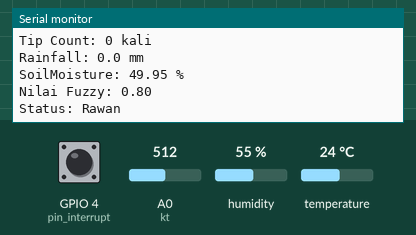
This sketch was run on a simulated ESP8266 (NodeMCU). Parts: the last lines printed to the serial monitor. Inputs (shaded band) come from the test bench; at power-on: temperature 24 °C, humidity 55 %, A0 (kt) = 512, GPIO 4 (pin_interrupt) HIGH.

Above: at 3.9 s.
4.0 s: temperature set to 27 °C
At 6.2 s:
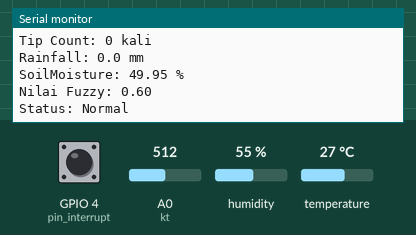
15.1 s: humidity set to 46 %
17.1 s: humidity set to 43 %
At 18.8 s:
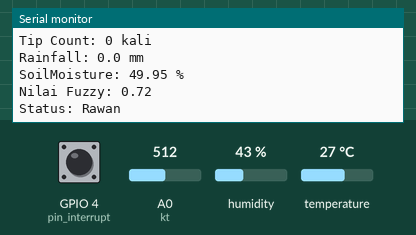
19.1 s: A0 (kt) set to 342
21.1 s: A0 (kt) set to 308
At 21.1 s:
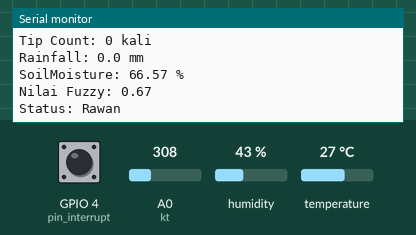
Timing chart, 0 to 24.1 s (numbered marks = the images above; inputs shaded):
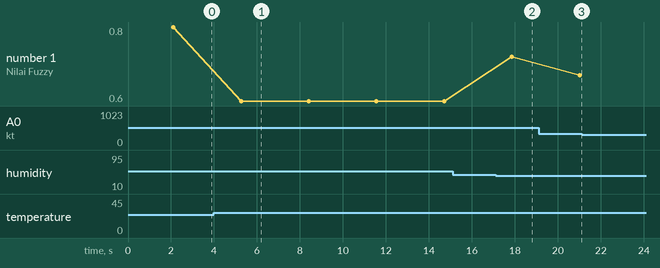

The sketch:

BISMILLAHSEMHAS.ino
```cpp
#include <Adafruit_Sensor.h>
#include <DHT.h>
#include <DHT_U.h>
#define DHTPIN 2   // Pinout Sensor DHT
#define DHTTYPE DHT11     // Jenis Sensor DHT 11

#define THINGER_SERIAL_DEBUG
#include <ThingerESP8266.h>
#include "arduino_secrets.h" // attach File settingan wifi & Thinger.io
ThingerESP8266 thing(USERNAME, DEVICE_ID, DEVICE_CREDENTIAL);

// Deklarasi Data Sensor Hujan
const int pin_interrupt = 4; //  Pinout Sensor Curah Hujan Menggunakan pin interrupt
long int jumlah_tip = 0;
long int temp_jumlah_tip = 0;
float ch = 0.00;
float milimeter_per_tip = 0.70;
volatile boolean flag = false;
uint32_t delayMS;

DHT_Unified dht(DHTPIN, DHTTYPE); //Deklarasi Pin DHT 11
float su, ku;

const int kt = A0; // Pinout Sensor Soil
float kth;
float Zch1 = 0.00;
float Zch2 = 0.00;
float Zch = 0.00;
String kondisifuzzy;

#include <TimeLib.h>
#include <TimeAlarms.h>
#define resetuno 13
AlarmId id;


void setup() {
  Serial.begin(9600);
  setupdht();
  setupwifi();

  pinMode(resetuno,OUTPUT);
  digitalWrite(resetuno,HIGH);

  setTime(0,0,0,1,1,22); // set time to Saturday 0:00:00am Jan 1 2022
  //Alarm.timerRepeat(20, membuatkosong);
   Alarm.alarmRepeat(24,00,0, membuatkosong);  // 24:00 every day
}

void loop() {
  thing.handle(); //Things.io command
  hujan();
  suhukelembaban();
  tanah();
  fuzzy();
  keterangan();
  Serial.println("-------------------");
  Serial.print("Time Now:   "); digitalClockDisplay();
  Serial.println("-------------------");
  Serial.println();
  printserial();
  kirimdata();
  delay(1000);
  Alarm.delay(1);
}

void printserial(){
  Serial.print(F("Temperature: "));
  Serial.print(su);
  Serial.println(F("°C"));
  Serial.print(F("Humidity: "));
  Serial.print(ku);
  Serial.println(F("%"));
  Serial.print("Tip Count: ");
  Serial.print(jumlah_tip);
  Serial.println(" kali ");
  Serial.print("Rainfall: ");
  Serial.print(ch, 1);
  Serial.println(" mm");
  Serial.print("SoilMoisture: ");
  Serial.print(kth);
  Serial.println(" %");
  Serial.print("Nilai Fuzzy: ");
  Serial.println(Zch);
  Serial.print("Status: ");
  Serial.println(kondisifuzzy);
}

void kirimdata(){
  //Kirim Data Ke Thinger.io
    thing["sensor"] >> [](pson& out){
    out["humidity"] = ku;
    out["celsius"] = su;
    out["soilmoisture"] = kth;
    out["curah_hujan"] = ch, 1;
    out["nilai_fuzzy"] = Zch;
    out["kondisifuzzy"] = kondisifuzzy;
  };
}

void setupwifi(){
  //Setup buat Jaringan Wifi
  pinMode(LED_BUILTIN, OUTPUT); //set builtin led as output
  thing.add_wifi(SSID, SSID_PASSWORD); // add WiFi credentials
  thing["led"] << digitalPin(LED_BUILTIN); // digital pin control example (i.e. turning on/off a light, a relay, configuring a parameter, etc)
  //thing["millis"] >> outputValue(millis()); // resource output example (i.e. reading a sensor value)
}

void digitalClockDisplay() {
  // digital clock display of the time
  Serial.print(hour());
  printDigits(minute());
  printDigits(second());
  Serial.println();
}

void membuatkosong(){
  kirimemail();
  Serial.println("[------------]");
  Serial.println("[ Ganti Hari ]");
  Serial.println("[------------]");
  ch=0;
  jumlah_tip=0;
}

void printDigits(int digits) {
  Serial.print(":");
  if (digits < 10)
    Serial.print('0');
  Serial.print(digits);
}

void keterangan(){
  if (Zch<= 0.3)
  kondisifuzzy = "Rendah";
    else if (Zch>0.3 and Zch<=0.66)
   kondisifuzzy = "Normal";
      else if (Zch> 0.66)
      kondisifuzzy = "Rawan";
}

void kirimemail(){
  if (Zch<= 0.3)
  thing.call_endpoint("status_Rendah");
    else if (Zch>0.3 and Zch<=0.66)
   thing.call_endpoint("status_Normal");
       else if (Zch> 0.66)
      thing.call_endpoint("status_Rawan");
}
```

arduino_secrets.h
```cpp
#define USERNAME "inoty"
#define DEVICE_ID "esp"
#define DEVICE_CREDENTIAL "4TgNdMBLSCuhKCQm"

#define SSID "iPhone"
#define SSID_PASSWORD "Iphone7Pro"
```

fuzzy.ino
```cpp
void fuzzy() {
//coding Perhitungan Fuzzy
  float kur, kus, kut, sur, sus, sut;
  float ku1, ku2, ku3, ku4, ku5, ku6, ku7, ku8, ku9;
  float nu, chr, chs, cht, nur, nus, nut, ktr, kts, ktt;
  float chr1, chr2, chr3, chr4, chr5, chr6, chr7, chr8, chr9, chs1, chs2,
        chs3, chs4, chs5, chs6, chs7, chs8, chs9, cht1, cht2, cht3, cht4, cht5,
        cht6, cht7, cht8, cht9;

    if (ku <= 40){kur=1;}
    else if (ku <= 45){kur = (45-ku)/(45-40);}
    else {kur = 0;}

    if (ku <= 40 or ku >= 70){kus = 0;}
    else if (ku <= 45){kus = (ku-40)/(45-40);}
    else if (ku >= 65){kus = (70-ku)/(70-65);}
    else {kus = 1;}

    if(ku <=65){kut = 0;}
    else if (ku <=70){ kut=(ku-65)/(70-65);}
    else {kut = 1;}

    if (su <= 22){sur = 1;}
    else if (su <= 25){sur = (25-50)/(25-22);}
    else {sur = 0;}

    if (su<= 22 or su>= 36){sus = 0;}
    else if (su <= 29){sus = (su-22)/(29-22);}
    else if (su >= 29){sus = (36-su)/(36-29);}

    if (su <= 33){sut = 0;}
    else if (su<= 38){sut = (su-33)/(38-33);}
    else {sut = 1;}

    ku1 = min(kut,sur);
    ku2 = min(kus,sur);
    ku3 = min(kur,sur);
    ku4 = min(kut,sus);
    ku5 = min(kus,sus);
    ku6 = min(kur,sus);
    ku7 = min(kut,sut);
    ku8 = min(kus,sut);
    ku9 = min(kur,sut);

    nu = (ku1*0.3+ku2*0.3+ku3*0.6+ku4*0.3+ku5*0.6+ku6*0.9+ku7*0.6+ku8*0.9+ku9*0.9)/(ku1+ku2+ku3+ku4+ku5+ku6+ku7+ku8+ku9)*100;

    if (ch <= 40){chr=1;}
    else if (ch <= 45){chr = (45-ch)/(45-40);}
    else {chr = 0;}

    if (ch <= 40 or ch >= 70){chs = 0;}
    else if (ch <= 45){chs = (ch-40)/(45-40);}
    else if (ch >= 65){chs = (70-ch)/(70-65);}
    else {chs = 1;}

    if(ch <=65){cht = 0;}
    else if (ch <=70){ cht=(ch-65)/(70-65);}
    else {cht = 1;}

    if (kth <= 55){ktr=1;}
    else if (kth <= 60){ktr = (60-kth)/(60-55);}
    else {ktr = 0;}

    if (kth <= 55 or kth >= 70){kts = 0;}
    else if (kth <= 60){kts = (kth-55)/(60-55);}
    else if (kth >= 65){kts = (70-kth)/(70-65);}
    else {kts = 1;}

    if(kth <=65){ktt = 0;}
    else if (kth <=70){ ktt=(kth-65)/(70-65);}
    else {ktt = 1;}

    if (nu <= 30){nur=1;}
    else if (nu <= 60){nur = (60-nu)/(60-30);}
    else {nur = 0;}

    if (nu<= 30 or nu>= 90){nus = 0;}
    else if (nu <= 60){nus = (nu-30)/(60-30);}
    else if (nu >= 60){nus = (90-nu)/(90-60);}

    if(nu <=60){nut = 0;}
    else if (nu <=90){ nut=(nu-60)/(90-60);}
    else {nut = 1;}

    chr1 =  min(min(ktr ,nur ), chr)*0.9;
    chr2 =  min(min(kts ,nur ), chr)*0.6;
    chr3 =  min(min(ktt ,nur ), chr)*0.6;
    chr4 =  min(min(ktr ,nus ), chr)*0.6;
    chr5 =  min(min(kts ,nus ), chr)*0.6;
    chr6 =  min(min(ktt ,nus ), chr)*0.6;
    chr7 =  min(min(ktr ,nut ), chr)*0.9;
    chr8 =  min(min(kts ,nut ), chr)*0.9;
    chr9 =  min(min(ktt ,nut ), chr)*0.6;

    chs1 =  min(min(ktr ,nur ), chs)*0.6;
    chs2 =  min(min(kts ,nur ), chs)*0.3;
    chs3 =  min(min(ktt ,nur ), chs)*0.3;
    chs4 =  min(min(ktr ,nus ), chs)*0.6;
    chs5 =  min(min(kts ,nus ), chs)*0.6;
    chs6 =  min(min(ktt ,nus ), chs)*0.6;
    chs7 =  min(min(ktr ,nut ), chs)*0.6;
    chs8 =  min(min(kts ,nut ), chs)*0.6;
    chs9 =  min(min(ktt ,nut ), chs)*0.6;

    cht1 =  min(min(ktr ,nur ), cht)*0.3;
    cht2 =  min(min(kts ,nur ), cht)*0.3;
    cht3 =  min(min(ktt ,nur ), cht)*0.3;
    cht4 =  min(min(ktr ,nus ), cht)*0.6;
    cht5 =  min(min(kts ,nus ), cht)*0.3;
    cht6 =  min(min(ktt ,nus ), cht)*0.3;
    cht7 =  min(min(ktr ,nut ), cht)*0.6;
    cht8 =  min(min(kts ,nut ), cht)*0.6;
    cht9 =  min(min(ktt ,nut ), cht)*0.6;

    Zch1 = chr1+ chr2+ chr3+ chr4+ chr5+ chr6+ chr7+ chr8+ chr9+ chs1+ chs2+
    chs3+ chs4+ chs5+ chs6+ chs7+ chs8+ chs9+ cht1+ cht2+ cht3+ cht4+ cht5+
    cht6+ cht7+ cht8+ cht9;

    chr1 =  min(min(ktr ,nur ), chr);
    chr2 =  min(min(kts ,nur ), chr);
    chr3 =  min(min(ktt ,nur ), chr);
    chr4 =  min(min(ktr ,nus ), chr);
    chr5 =  min(min(kts ,nus ), chr);
    chr6 =  min(min(ktt ,nus ), chr);
    chr7 =  min(min(ktr ,nut ), chr);
    chr8 =  min(min(kts ,nut ), chr);
    chr9 =  min(min(ktt ,nut ), chr);

    chs1 =  min(min(ktr ,nur ), chs);
    chs2 =  min(min(kts ,nur ), chs);
    chs3 =  min(min(ktt ,nur ), chs);
    chs4 =  min(min(ktr ,nus ), chs);
    chs5 =  min(min(kts ,nus ), chs);
    chs6 =  min(min(ktt ,nus ), chs);
    chs7 =  min(min(ktr ,nut ), chs);
    chs8 =  min(min(kts ,nut ), chs);
    chs9 =  min(min(ktt ,nut ), chs);

    cht1 =  min(min(ktr ,nur ), cht);
    cht2 =  min(min(kts ,nur ), cht);
    cht3 =  min(min(ktt ,nur ), cht);
    cht4 =  min(min(ktr ,nus ), cht);
    cht5 =  min(min(kts ,nus ), cht);
    cht6 =  min(min(ktt ,nus ), cht);
    cht7 =  min(min(ktr ,nut ), cht);
    cht8 =  min(min(kts ,nut ), cht);
    cht9 =  min(min(ktt ,nut ), cht);

    Zch2 = chr1+ chr2+ chr3+ chr4+ chr5+ chr6+ chr7+ chr8+ chr9+ chs1+ chs2+
    chs3+ chs4+ chs5+ chs6+ chs7+ chs8+ chs9+ cht1+ cht2+ cht3+ cht4+ cht5+
    cht6+ cht7+ cht8+ cht9;

    Zch = Zch1/Zch2;
}
```

sensor_hujan.ino
```cpp
void ICACHE_RAM_ATTR hitung_ch()
{
  flag = true;
}


void hujan(){
  if (flag == true) // don't really need the == true but makes intent clear for new users
  {
    ch += milimeter_per_tip; // Akan bertambah nilainya saat tip penuh
    jumlah_tip++;
    delay(500);
    flag = false; // reset flag
  }
  ch = jumlah_tip * milimeter_per_tip;
  temp_jumlah_tip = jumlah_tip;


// Setup Sensor CURAH_HUJAN
pinMode(pin_interrupt, INPUT);
attachInterrupt(digitalPinToInterrupt(pin_interrupt), hitung_ch, FALLING);
}
```

sensor_suhukelembaban.ino
```cpp
void setupdht() {
  //Setup Sensor DHT11
  dht.begin();
  sensor_t sensor;
  dht.temperature().getSensor(&sensor);
  dht.humidity().getSensor(&sensor);
  delayMS = sensor.min_delay / 1000;
}

void suhukelembaban(){
  // Delay between measurements.
  delay(delayMS);
  // Get temperature event and print its value.
  sensors_event_t event;

  dht.temperature().getEvent(&event);
  su = event.temperature;
  dht.humidity().getEvent(&event);
  ku = event.relative_humidity;
}
```

sensor_tanah.ino
```cpp
void tanah(){
//Setup Sensor Kelembaban Tanah
float kt;
int resultSoil = analogRead(kt); // sensor soil
kth =(100-((resultSoil/1023.00)*100));
}
```

Measured:
- the behaviour switches between 25 and 26 °C on temperature (found by bisection; images 0 and 1)
- the behaviour switches between 45 and 44 % on humidity (found by bisection; images 1 and 2)
- after the input at 4.0 s, the serial monitor: prints a new line after 1.2 s (image 1)
- after the input at 17.1 s, the serial monitor: prints a new line after 0.68 s (image 2)
- plotted number 1: 0.8 → 0.6 after the input at 4.0 s, 0.6 → 0.72 after the input at 17.1 s, 0.72 → 0.67 after the input at 19.1 s
